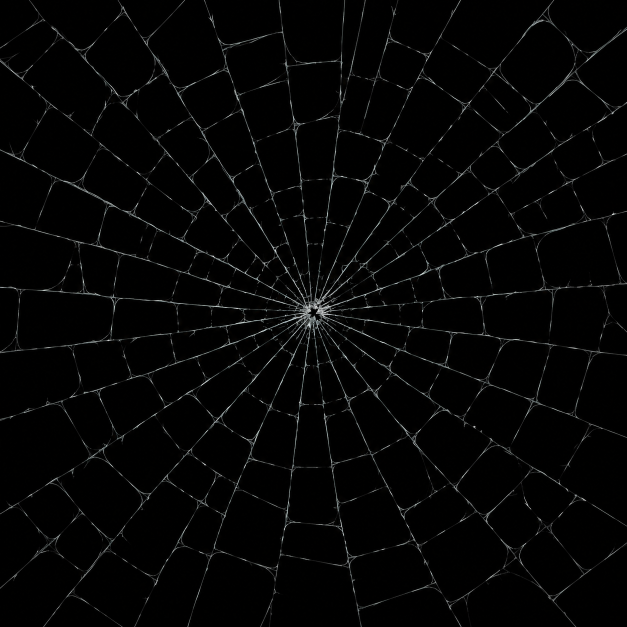
#> input picture 15_Off-Market/Page_Redesign_V3/outro/cracked-glass-v4.png, 1254 x 1254 px (shown at 1/2 size)
$ python cut_glass.py
#> lines starting #> are read from the running program, lines starting #| are printed output that depends on the picture; after the words box and inside, x2 and y2 are one past the last pixel; in counts of white or black regions, pixels touching at a corner belong together
#!/usr/bin/env python3
"""
cut_glass.py — turn the crack artwork into glass pieces that tile exactly.

This is the step an image generator cannot do. Asking one for 200 shards gives
you 200 handsome pieces that do not fit together, and you see every seam the
moment they move. Instead we take ONE master crack image and cut it, so every
piece is bounded by cracks that were actually drawn and the pane reassembles
with no gaps.

  cracked-glass-v4.png  ->  glass_pieces.json

The cells between the cracks are the pieces. Found by thresholding the cracks,
labelling the black regions they enclose, and tracing each region's outline.
Coordinates are written normalised 0..1 so the front end can scale one cut to
any screen.

Run:  python3 cut_glass.py [--src cracked-glass-v4.png] [--preview]
"""

from __future__ import annotations

import argparse
import json
import math
from pathlib import Path

import cv2
import numpy as np

HERE = Path(__file__).resolve().parent

# --- tuning -----------------------------------------------------------------
CRACK_T = 26        # luma above this is a crack, not glass
MIN_AREA = 0.00012  # drop specks: fraction of the frame a piece must cover
EPS = 0.0016        # contour simplification, as a fraction of the frame
CLOSE = 3           # px of dilation to close hairline gaps in the network
# ----------------------------------------------------------------------------


def cut(src: Path, min_area: float, eps: float):
#> called with min_area = 0.00012, eps = 0.0016
    img = cv2.imread(str(src), cv2.IMREAD_GRAYSCALE)
#> img: shape (1254, 1254); min 0, max 255, mean 5
    if img is None:
        raise SystemExit(f"cannot read {src}")
    h, w = img.shape
#> h = 1254; w = 1254
    diag = math.hypot(w, h)
#> diag = 1773.4

    # The cracks. Dilate slightly: the artwork's hairlines break in places, and
    # a single-pixel gap merges two pieces into one and loses the boundary.
    cracks = (img > CRACK_T).astype(np.uint8)
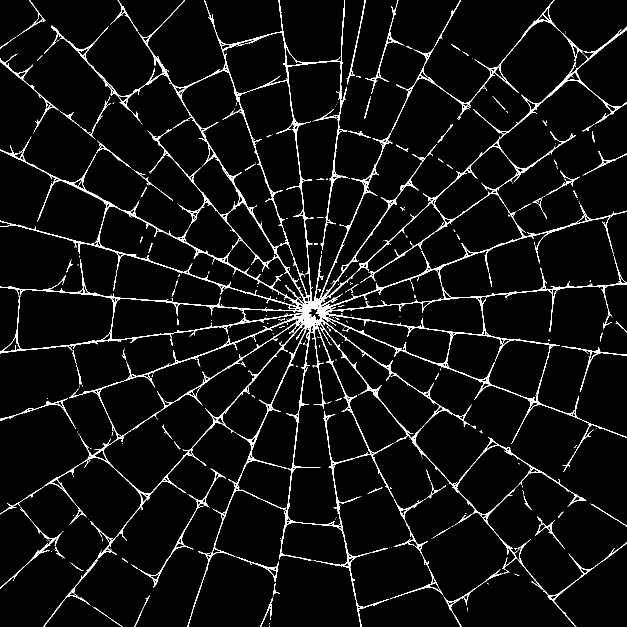
#> cracks: shape (1254, 1254) (shown at 1/2 size); values 0 (black) and 1 (white), 5% white in thin lines or dots
    cracks = cv2.dilate(cracks, np.ones((CLOSE, CLOSE), np.uint8), iterations=1)
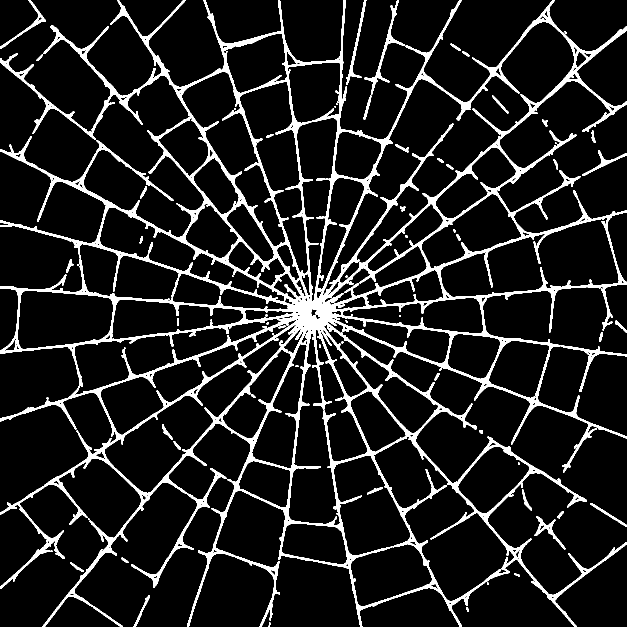
#> cracks: shape (1254, 1254) (shown at 1/2 size); values 0 (black) and 1 (white), 11% white; 89 white regions (28 under 20 px), largest, box (x1, y1, x2, y2) and area: (0, 0, 1254, 1254) 161822, (729, 0, 810, 189) 1457, (1122, 691, 1254, 784) 1146

    # The glass is everything the cracks enclose.
    glass = (1 - cracks).astype(np.uint8)
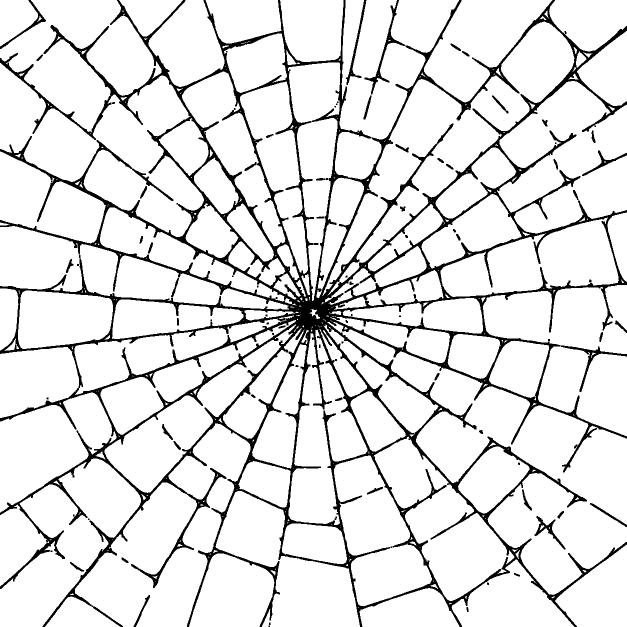
#> glass: shape (1254, 1254) (shown at 1/2 size); values 0 (black) and 1 (white), 89% white; 89 black regions (28 under 20 px), largest, box (x1, y1, x2, y2) and area: (0, 0, 1254, 1254) 161822, (729, 0, 810, 189) 1457, (1122, 691, 1254, 784) 1146
    n, labels, stats, cents = cv2.connectedComponentsWithStats(glass, connectivity=4)
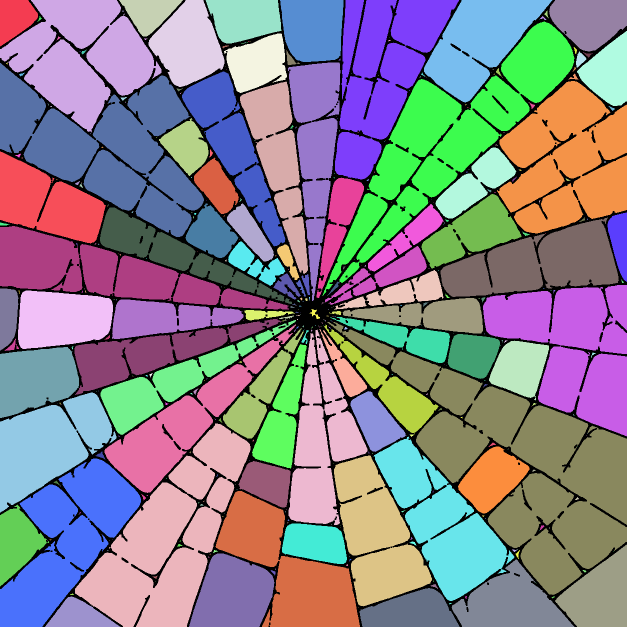
#> labels: shape (1254, 1254) int32 (shown at 1/2 size); 467 distinct labels, from 0 to 466; one colour per label, 0 black
#> n = 467; stats = 467 rows, first 6: [0, 0, 1254, 1254, 172764], [0, 0, 76, 93, 4813], [0, 0, 323, 265, 46871], [238, 0, 128, 73, 5162], [297, 0, 152, 174, 16727], [411, 0, 152, 87, 10260]; cents = 467 pairs, first value 6.72 to 1244.6, second value 22 to 1231.5

    pieces = []
    frame_area = w * h
#> frame_area = 1572516
    for i in range(1, n):
        area = stats[i, cv2.CC_STAT_AREA]
        if area / frame_area < min_area:
            continue
        mask = (labels == i).astype(np.uint8)
        cnts, _ = cv2.findContours(mask, cv2.RETR_EXTERNAL, cv2.CHAIN_APPROX_SIMPLE)
        if not cnts:
            continue
        c = max(cnts, key=cv2.contourArea)
        # Simplify: an unsimplified contour is one point per boundary pixel,
        # which is thousands of points per piece and far too heavy to animate.
        approx = cv2.approxPolyDP(c, eps * diag, True).reshape(-1, 2)
        if len(approx) < 3:
            continue
        cx, cy = cents[i]
        pieces.append({
            "poly": [[round(float(px) / w, 5), round(float(py) / h, 5)] for px, py in approx],
            "c": [round(float(cx) / w, 5), round(float(cy) / h, 5)],
            "a": round(float(area) / frame_area, 6),
        })
#> this loop made 466 passes
#> (area, cx, cy) on passes 1, 2, 4: (4813, 30.17, 36.39), (46871, 163, 112.7), (16727, 376.1, 88.87)
#> pass 1, in cut, `mask = (labels == i).astype(np.uint8)`:
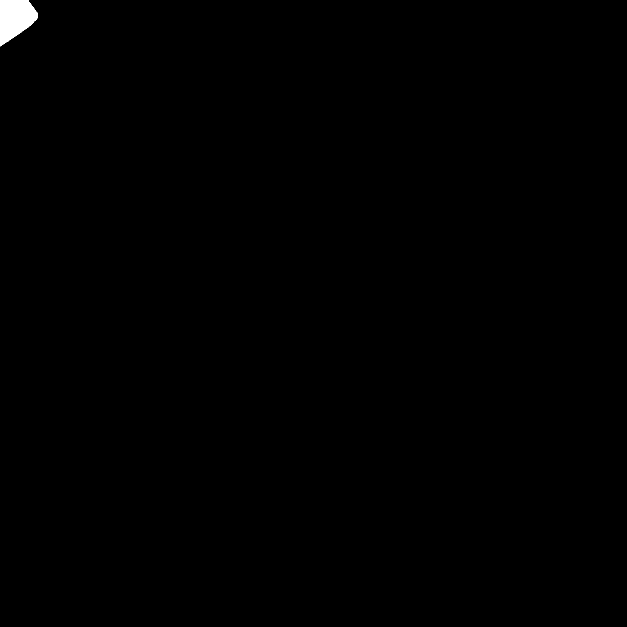
#> mask: shape (1254, 1254) (shown at 1/2 size); values 0 (black) and 1 (white), 0.31% white; 1 white region, box (x1, y1, x2, y2) and area: (0, 0, 76, 93) 4813
#> pass 3, in cut, `mask = (labels == i).astype(np.uint8)`:
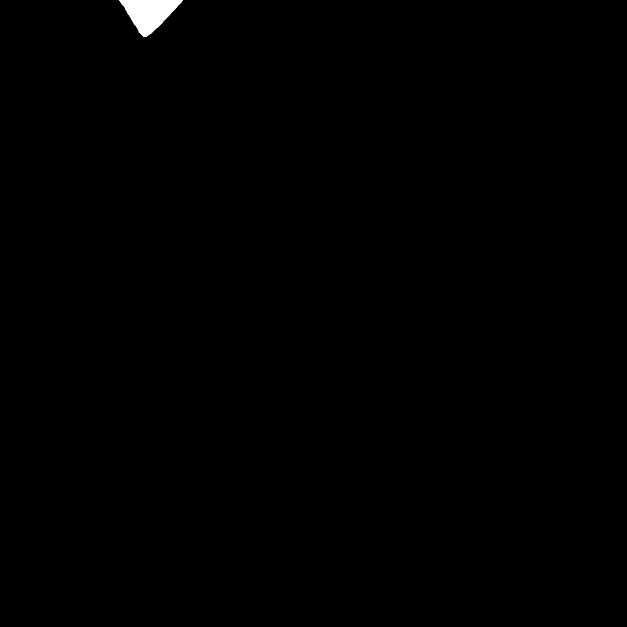
#> mask: shape (1254, 1254) (shown at 1/2 size); values 0 (black) and 1 (white), 0.33% white; 1 white region, box (x1, y1, x2, y2) and area: (238, 0, 366, 73) 5162
#> after the loop:
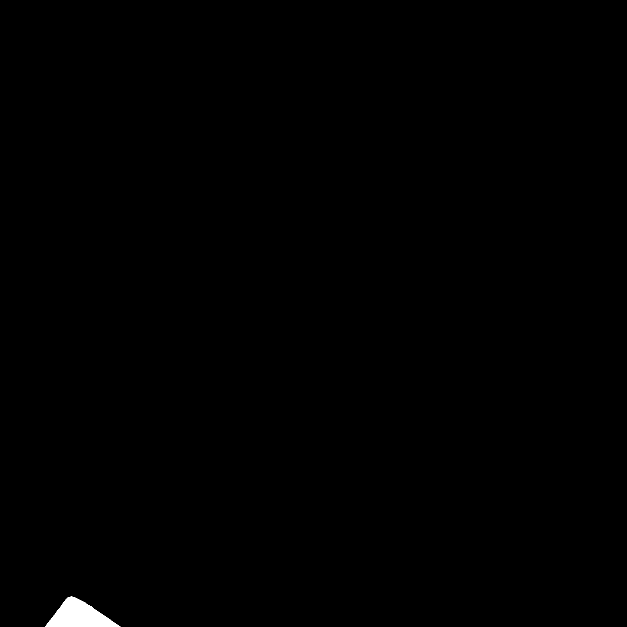
#> mask: shape (1254, 1254) (shown at 1/2 size); values 0 (black) and 1 (white), 0.32% white; 1 white region, box (x1, y1, x2, y2) and area: (90, 1193, 241, 1254) 5079
#> after the loop, pieces = 75 items

    # Order matters for the fall: pieces let go outward from the impact, which
    # in this artwork is the centre. Sorting here means the front end never has
    # to compute it.
    for p in pieces:
        p["r"] = round(math.hypot(p["c"][0] - 0.5, p["c"][1] - 0.5), 5)
#> this loop made 75 passes
    pieces.sort(key=lambda p: p["r"])

    return {"w": w, "h": h, "pieces": pieces}


def preview(data, src: Path, out: Path):
    """Colour every piece so you can see the cut actually tiles."""
    w, h = data["w"], data["h"]
    canvas = np.zeros((h, w, 3), np.uint8)
    rng = np.random.default_rng(7)
    for p in data["pieces"]:
        pts = np.array([[int(x * w), int(y * h)] for x, y in p["poly"]], np.int32)
        cv2.fillPoly(canvas, [pts], [int(v) for v in rng.integers(60, 255, 3)])
    base = cv2.imread(str(src), cv2.IMREAD_GRAYSCALE)
    canvas[base > CRACK_T] = (255, 255, 255)
    cv2.imwrite(str(out), canvas)


def main() -> None:
    ap = argparse.ArgumentParser()
    ap.add_argument("--src", type=Path, default=HERE / "cracked-glass-v4.png")
    ap.add_argument("--out", type=Path, default=HERE / "glass_pieces.json")
    ap.add_argument("--min-area", type=float, default=MIN_AREA)
    ap.add_argument("--eps", type=float, default=EPS)
    ap.add_argument("--preview", action="store_true")
    a = ap.parse_args()

    data = cut(a.src, a.min_area, a.eps)
#> data = 3 items
    a.out.write_text(json.dumps(data, separators=(",", ":")))
    areas = [p["a"] for p in data["pieces"]]
#> areas = 75 values, max 0.0644 at index 47, min 0.000129 at index 0, mean 0.0118
    verts = [len(p["poly"]) for p in data["pieces"]]
#> verts = 75 values, max 123 at index 47, min 4 at index 44, mean 29.04
    print(f"{a.src.name}  {data['w']}x{data['h']}")
#| cracked-glass-v4.png  1254x1254
    print(f"  pieces      {len(data['pieces'])}")
#|   pieces      75
    print(f"  covering    {sum(areas)*100:.1f}% of the frame (rest is crack)")
#|   covering    88.7% of the frame (rest is crack)
    print(f"  size        smallest {min(areas)*100:.3f}%  largest {max(areas)*100:.2f}%")
#|   size        smallest 0.013%  largest 6.44%
    print(f"  vertices    mean {sum(verts)/len(verts):.1f}  max {max(verts)}")
#|   vertices    mean 29.0  max 123
    print(f"  wrote       {a.out.name} ({a.out.stat().st_size/1024:.0f} KB)")
    if a.preview:
        p = HERE / "glass_pieces_preview.png"
        preview(data, a.src, p)
        print(f"  preview     {p.name}")


if __name__ == "__main__":
    main()
